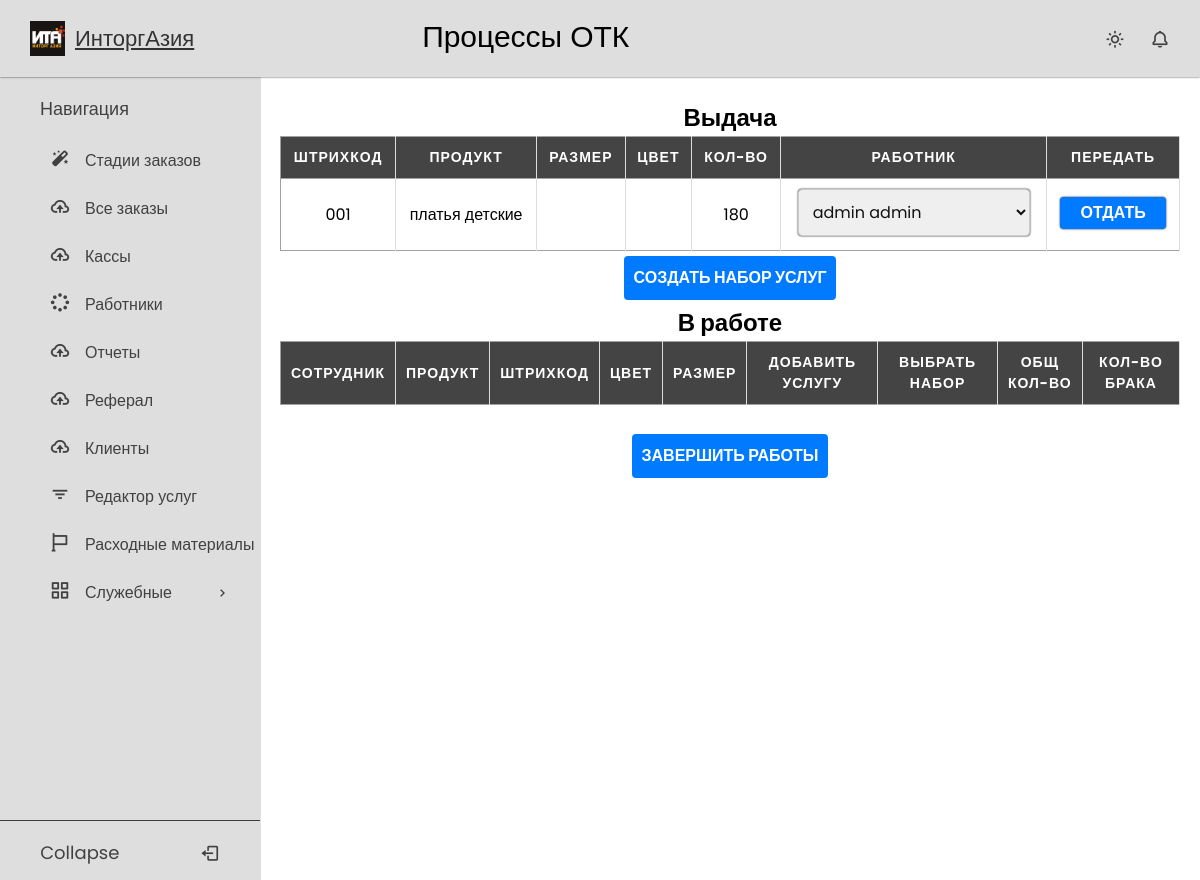
/quality_check/180/ (signed in), run on the app's committed database.
### crm_warehouse/models.py (models this page shows, shortened)
class Product(models.Model):
    order = models.ForeignKey(Order, on_delete=models.CASCADE, related_name='products')
    barcode = models.CharField(max_length=50)
    article = models.CharField(max_length=50)
    name = models.CharField(max_length=50, null=True)
    count = models.IntegerField(default=0, blank=True, null=True)
    declared_quantity = models.IntegerField(default=0, null=True)
    actual_quantity = models.IntegerField(default=0, null=True)
    size = models.CharField(max_length=30, blank=True, null=True)
    color = models.CharField(max_length=30, null=True, blank=True)
    composition = models.CharField(max_length=150, blank=True, null=True)
    brand = models.CharField(max_length=90, blank=True, null=True)
    defective = models.IntegerField(null=True, blank=True)
    good_quality = models.IntegerField(null=True, blank=True)
    country = models.CharField(max_length=50, blank=True, null=True)
    comment = models.TextField(blank=True, null=True)
    confirmation = models.BooleanField(default=False)
    defective_check = models.BooleanField(default=False)
    in_work = models.BooleanField(default=False)

### crm_warehouse/views.py (the view)
# urls.py: path('quality_check/<int:pk>/', QualityCheckView.as_view(), name='quality_check'),
class QualityCheckView(LockedView, DetailView):
    template_name = 'stages/quality_check.html'
    model = Order
    def get_context_data(self, **kwargs):
        context = super().get_context_data()
        context['products_in_work'] = Product.objects.filter(order=self.object, in_work=True)
        context['products'] = Product.objects.filter(order=self.object, in_work=False)
        context['employers'] = CustomUser.objects.filter(user_type='worker')
        context['services'] = Service.objects.filter(acceptance=False, single=False)
        context['order_id'] = self.object.id
        context['sets_of_services'] = SetOfServices.objects.filter(order_id=self.object.id)
        return context

### users/models.py (called while the page is built)
    def __str__(self):
        return f'{self.first_name} {self.last_name}'

### users/permissions.py (called while the page is built)
    def test_func(self):
        return self.request.user.user_type == UserType.WORKER

### templates/stages/quality_check.html (shortened to what this page needs)
{% extends 'base.html' %}
{% load static %}
{% block css %}
    <link rel="stylesheet" href="{% static 'css/tables.css' %}">
{% endblock %}
{% block page_title %}
Процессы ОТК
{% endblock %}
{% block content %}
    <div class="table-container">
        <h2>Выдача</h2>
        <table>
            <thead>
                <tr>
                    <th data-label="Штрихкод">Штрихкод</th>
                    <th data-label="Продукт">Продукт</th>
                    <th data-label="Размер">Размер</th>
                    <th data-label="Цвет">Цвет</th>
                    <th data-label="Кол-во">Кол-во</th>
                    <th data-label="Работник">Работник</th>
                    <th data-label="Передать">Передать</th>
                </tr>
            </thead>
            <tbody>
                {% for product in products %}
                <tr>
                    <form action="{% url 'quality_check_update' order.id %}" method="post">
                        <td data-label="Штрихкод">
                            <input readonly name="product" type="hidden" value="{{ product.id }}">{{ product.barcode }}
                        </td>
                        <td data-label="Продукт">
                            <input readonly name="order" type="hidden" value="{{ order.id }}">{{ product.name }}
                        </td>
                        <td data-label="Размер">{{ product.size }}</td>
                        <td data-label="Цвет">{{ product.color }}</td>
                        <td data-label="Кол-во">{{ product.actual_quantity }}</td>
                        <td data-label="Работник">
                            <select name="employer" id="user" required>
                                {% for employer in employers %}
                                <option value="{{ employer.id }}">{{ employer }}</option>
                                {% endfor %}
                            </select>
                        </td>
                        <td colspan="5" data-label="Передать">
                            <input type="submit" value="Отдать">
                        </td>
                    </form>
                </tr>
                {% endfor %}
            </tbody>
        </table>
    </div>
    <div class="next_stage">
        <form action="{% url 'set_of_service_create' order_id %}">
            <button type="submit">Создать набор услуг</button>
        </form>
    </div>
    <div class="table-container">
        <h2>В работе</h2>
        <table>
            <thead>
                <tr>
                    <th data-label="Сотрудник">Сотрудник</th>
                    <th data-label="Продукт">Продукт</th>
                    <th data-label="Штрихкод">Штрихкод</th>
                    <th data-label="Цвет">Цвет</th>
                    <th data-label="Размер">Размер</th>
                    <th data-label="Добавить услугу">Добавить услугу</th>
                    <th data-label="Выбрать набор">Выбрать набор</th>
                    <th data-label="Общ кол-во">Общ кол-во</th>
                    <th data-label="Кол-во брака">Кол-во брака</th>
                </tr>
            </thead>
        </table>
    </div>
    <br>
    <div class="next_stage">
        <form action="{% url 'quality_check_next' order_id %}" method="post">
            <button type="submit">Завершить работы</button>
        </form>
    </div>
    <br>
{% endblock %}

### static/css/null.css (style rules this page uses)
*, *::before, *::after { box-sizing: border-box; }
body, h1, h2, h3, h4, p, ul[class], ol[class], li, figure, figcaption, blockquote, dl, dd { list-style-type: none; margin: 0; }
body { min-height: 100vh; scroll-behavior: smooth; text-rendering: optimizeSpeed; line-height: 1.5; }
input, button, textarea, select { font: inherit; }

### static/css/sidebar.css (style rules this page uses)
* { margin: 0; padding: 0; box-sizing: border-box; font-family: "Poppins", sans-serif; }
:root { --white-color: #dedede; --blue-color: #1655ff; --grey-color: #424141; --grey-color-light: rgba(0, 0, 0, 0.73); }
body { background-color: #ffffff; transition: all 0.5s ease; }

### static/css/style.css (style rules this page uses)
input[type="text"], input[type="password"], select, input[type="email"] { margin-bottom: 4px; padding: 10px; border: 1px solid #ccc; border-radius: 4px; font-size: 16px; color: #111; box-shadow: 0 0 2px black; }
input[type="submit"] { margin-bottom: 4px; padding: 4px 20px; background-color: #007bff; color: #fff; border: none; border-radius: 4px; font-size: 16px; font-weight: bold; text-transform: uppercase; transition: background-color 0.3s ease; cursor: pointer; box-shadow:0 0 2px black; }
button { margin-bottom: 6px; padding: 4px 20px; background-color: #007bff; color: #fff; border: none; border-radius: 4px; font-size: 16px; font-weight: bold; text-transform: uppercase; transition: background-color 0.3s ease; cursor: pointer; }
.next_stage { align-items: center; }
.next_stage button { display: block; padding: 10px 10px; margin: 5px auto; }

### static/css/tables.css (style rules this page uses)
.table-container { max-width: 100%; overflow: auto; }
table { border: 1px solid #ccc; width: 100%; margin:0; padding:0; border-collapse: collapse; border-spacing: 0; }
table tr { border: 1px solid #a1a1a1; padding: 5px; }
table th, table td { padding: 10px; text-align: center; border-right: 1px solid #ddd; }
table th { color: #fff; background-color: #444; text-transform: uppercase; font-size: 14px; letter-spacing: 1px; }

### templates/stages/quality_check.html (style rules this page uses)
h2 { text-align: center; }

### data on the page
Product: barcode "001", name "платья детские", actual_quantity "180"

### other printed values
form field employer "admin admin"
